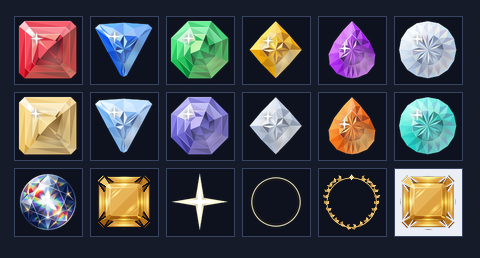
#> input picture assets_src/contact_sheet_64px.png, 480 x 258 px
$ python -i convert_assets.py   (imports and definitions only)
#> lines starting #> are read from the running program, lines starting #| are printed output that depends on the picture
#> further down, picture is the input picture: PIL image 480x258 RGBA; mean R, G, B, A 67.5, 67.8, 74.4, 255
#!/usr/bin/env python3
"""
Convert raw PNG assets in assets_src/ to WoW-ready uncompressed 32-bit TGA files
under Jeweled/Media/, and generate assets_src/contact_sheet_64px.png for consistency review.

Modes per asset:
  - 'gem':      extracts clean alpha if background is opaque black (edge BFS flood-fill
                with soft edge feather), crops tightly to subject, centers in square canvas.
  - 'additive': converts black-background glowing sprite to smooth luminance-based alpha
                with un-premultiplied glow color so it composites cleanly over any background.
  - 'opaque':   keeps opaque 32-bit TGA (alpha=255), resized cleanly to power-of-two.
"""

import collections
import os
import sys
from PIL import Image, ImageDraw

ROOT = os.path.dirname(os.path.dirname(os.path.abspath(__file__)))
SRC_DIR = os.path.join(ROOT, "assets_src")
MEDIA_DIR = os.path.join(ROOT, "Jeweled", "Media")

# (src_stem, rel_tga_path, (w, h), mode)
MANIFEST = [
    # Azeroth gems (6)
    ("azeroth_ruby",      "gems/azeroth/ruby.tga",      (128, 128), "gem"),
    ("azeroth_sapphire",  "gems/azeroth/sapphire.tga",  (128, 128), "gem"),
    ("azeroth_emerald",   "gems/azeroth/emerald.tga",   (128, 128), "gem"),
    ("azeroth_topaz",     "gems/azeroth/topaz.tga",     (128, 128), "gem"),
    ("azeroth_amethyst",  "gems/azeroth/amethyst.tga",  (128, 128), "gem"),
    ("azeroth_diamond",   "gems/azeroth/diamond.tga",   (128, 128), "gem"),
    # Polestar gems (6)
    ("polestar_gold",      "gems/polestar/gold.tga",      (128, 128), "gem"),
    ("polestar_starlight", "gems/polestar/starlight.tga", (128, 128), "gem"),
    ("polestar_void",      "gems/polestar/void.tga",      (128, 128), "gem"),
    ("polestar_silver",    "gems/polestar/silver.tga",    (128, 128), "gem"),
    ("polestar_ember",     "gems/polestar/ember.tga",     (128, 128), "gem"),
    ("polestar_aurora",    "gems/polestar/aurora.tga",    (128, 128), "gem"),
    # Specials (4)
    ("special_line_h",    "gems/special/line_h.tga",    (128, 128), "additive"),
    ("special_line_v",    "gems/special/line_v.tga",    (128, 128), "additive"),
    ("special_blast",     "gems/special/blast.tga",     (128, 128), "additive"),
    ("special_prismatic", "gems/special/prismatic.tga", (128, 128), "gem"),
    # Icon (1)
    ("icon",              "icon.tga",                   (64, 64),   "gem"),
    # Backgrounds (3)
    ("bg_nightsky",       "backgrounds/nightsky.tga",    (512, 512), "opaque"),
    ("bg_deepmine",       "backgrounds/deepmine.tga",    (512, 512), "opaque"),
    ("bg_arcanevault",    "backgrounds/arcanevault.tga", (512, 512), "opaque"),
    # Effect sprites (5) + badge (1)
    ("fx_sparkle",        "fx/sparkle.tga",             (128, 128), "additive"),
    ("fx_ring",           "fx/ring.tga",                (256, 256), "additive"),
    ("fx_beam",           "fx/beam.tga",                (256, 64),  "additive"),
    ("fx_bolt",           "fx/bolt.tga",                (128, 256), "additive"),
    ("fx_star",           "fx/star.tga",                (32, 32),   "additive"),
    ("fx_badge",          "fx/badge.tga",               (64, 64),   "badge"),
]


def has_real_transparency(img):
    rgba = img.convert("RGBA")
    w, h = rgba.size
#> w = 480; h = 258
    corners = [rgba.getpixel((0, 0))[3], rgba.getpixel((w - 1, 0))[3],
               rgba.getpixel((0, h - 1))[3], rgba.getpixel((w - 1, h - 1))[3]]
#> corners = [255, 255, 255, 255]
    return sum(1 for a in corners if a < 20) >= 3


def remove_black_bg_bfs(img, low_thresh=18, high_thresh=44):
    """Remove contiguous dark background from image edges while preserving dark interior facets."""
    rgba = img.convert("RGBA")
    if has_real_transparency(rgba):
        return rgba
    w, h = rgba.size
#> w = 480; h = 258
    px = rgba.load()

    # Sample average background from corners
    corners = [px[0, 0], px[w - 1, 0], px[0, h - 1], px[w - 1, h - 1]]
#> corners = [(22, 27, 42, 255), (22, 27, 42, 255), (22, 27, 42, 255), (22, 27, 42, 255)]
    bg_r = sum(c[0] for c in corners) / 4.0
#> bg_r = 22
    bg_g = sum(c[1] for c in corners) / 4.0
#> bg_g = 27
    bg_b = sum(c[2] for c in corners) / 4.0
#> bg_b = 42

    def dist(r, g, b):
        return max(abs(r - bg_r), abs(g - bg_g), abs(b - bg_b))

    bg_mask = bytearray(w * h)
    q = collections.deque()

    for x in range(w):
        for y in (0, h - 1):
            r, g, b, _ = px[x, y]
            if dist(r, g, b) <= high_thresh:
                idx = y * w + x
                if not bg_mask[idx]:
                    bg_mask[idx] = 1
                    q.append((x, y))
    for y in range(h):
        for x in (0, w - 1):
            r, g, b, _ = px[x, y]
            if dist(r, g, b) <= high_thresh:
                idx = y * w + x
                if not bg_mask[idx]:
                    bg_mask[idx] = 1
                    q.append((x, y))

    while q:
        x, y = q.popleft()
        for nx, ny in ((x - 1, y), (x + 1, y), (x, y - 1), (x, y + 1)):
            if 0 <= nx < w and 0 <= ny < h:
                nidx = ny * w + nx
                if not bg_mask[nidx]:
                    r, g, b, _ = px[nx, ny]
                    if dist(r, g, b) <= low_thresh:
                        bg_mask[nidx] = 1
                        q.append((nx, ny))
#> this loop made 38142 passes
#> (x, y) on passes 1 to 3: (0, 0), (0, 257), (1, 0)

    # Apply mask + 1-pixel soft feather on boundary
    for y in range(h):
        for x in range(w):
            idx = y * w + x
            r, g, b, a = px[x, y]
            if bg_mask[idx]:
                px[x, y] = (0, 0, 0, 0)
            else:
                d = dist(r, g, b)
                if d < high_thresh:
                    # Check if adjacent to background
                    adj = False
                    for nx, ny in ((x - 1, y), (x + 1, y), (x, y - 1), (x, y + 1)):
                        if 0 <= nx < w and 0 <= ny < h and bg_mask[ny * w + nx]:
                            adj = True
                            break
                    if adj:
                        alpha = int(255 * max(0.0, min(1.0, (d - low_thresh) / max(high_thresh - low_thresh, 1))))
                        px[x, y] = (r, g, b, alpha)
    return rgba


# [161 lines left out: functions remove_black_badge, black_to_additive_alpha, fit_centered, find_source_file, convert_one, build_contact_sheet and 1 more, not called in this run]


# [2 lines not run here, left out]

>>> from PIL import Image
>>> picture = Image.open('../assets_src/contact_sheet_64px.png')
>>> result = remove_black_bg_bfs(picture)
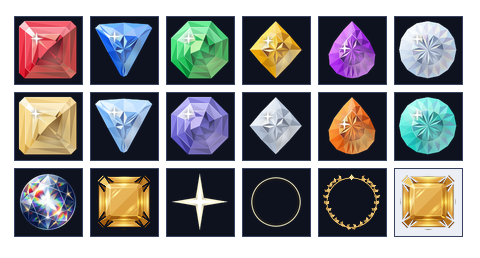
#> result: PIL image 480x258 RGBA; mean R, G, B, A 60.7, 59.5, 61.5, 176.5; transparent parts drawn white
